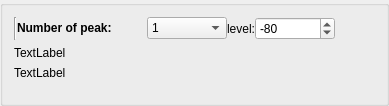
        <widget class="QGroupBox" name="grbFFTChart">
         <property name="title">
          <string/>
         </property>
         <layout class="QVBoxLayout" name="verticalLayout_10">
          <item>
           <layout class="QHBoxLayout" name="horizontalLayout_20">
            <property name="spacing">
             <number>0</number>
            </property>
            <property name="sizeConstraint">
             <enum>QLayout::SetDefaultConstraint</enum>
            </property>
            <item>
             <widget class="QFrame" name="frame_2">
              <property name="frameShape">
               <enum>QFrame::VLine</enum>
              </property>
              <property name="frameShadow">
               <enum>QFrame::Sunken</enum>
              </property>
             </widget>
            </item>
            <item alignment="Qt::AlignLeft|Qt::AlignVCenter">
             <widget class="QLabel" name="label_8">
              <property name="minimumSize">
               <size>
                <width>130</width>
                <height>0</height>
               </size>
              </property>
              <property name="font">
               <font>
                <weight>75</weight>
                <bold>true</bold>
               </font>
              </property>
              <property name="text">
               <string>Number of peak:</string>
              </property>
              <property name="margin">
               <number>0</number>
              </property>
             </widget>
            </item>
            <item alignment="Qt::AlignLeft|Qt::AlignVCenter">
             <widget class="QComboBox" name="cmbNumberPeak">
              <property name="sizePolicy">
               <sizepolicy hsizetype="Preferred" vsizetype="Preferred">
                <horstretch>0</horstretch>
                <verstretch>0</verstretch>
               </sizepolicy>
              </property>
              <property name="minimumSize">
               <size>
                <width>80</width>
                <height>0</height>
               </size>
              </property>
              <property name="currentIndex">
               <number>1</number>
              </property>
              <property name="sizeAdjustPolicy">
               <enum>QComboBox::AdjustToContents</enum>
              </property>
              <item>
               <property name="text">
                <string>0</string>
               </property>
              </item>
              <item>
               <property name="text">
                <string>1</string>
               </property>
              </item>
              <item>
               <property name="text">
                <string>2</string>
               </property>
              </item>
              <item>
               <property name="text">
                <string>3</string>
               </property>
              </item>
              <item>
               <property name="text">
                <string>4</string>
               </property>
              </item>
              <item>
               <property name="text">
                <string>5</string>
               </property>
              </item>
             </widget>
            </item>
            <item>
             <widget class="QLabel" name="label_9">
              <property name="styleSheet">
               <string notr="true"/>
              </property>
              <property name="text">
               <string>level:</string>
              </property>
             </widget>
            </item>
            <item>
             <widget class="QSpinBox" name="spnLevelFFTChart">
              <property name="minimumSize">
               <size>
                <width>80</width>
                <height>0</height>
               </size>
              </property>
              <property name="prefix">
               <string comment="-"/>
              </property>
              <property name="minimum">
               <number>-90</number>
              </property>
              <property name="maximum">
               <number>0</number>
              </property>
              <property name="value">
               <number>-80</number>
              </property>
             </widget>
            </item>
            <item>
             <spacer name="horizontalSpacer_5">
              <property name="orientation">
               <enum>Qt::Horizontal</enum>
              </property>
              <property name="sizeHint" stdset="0">
               <size>
                <width>40</width>
                <height>20</height>
               </size>
              </property>
             </spacer>
            </item>
           </layout>
          </item>
          <item>
           <widget class="QLabel" name="label_12">
            <property name="text">
             <string>TextLabel</string>
            </property>
           </widget>
          </item>
          <item>
           <widget class="QLabel" name="label_13">
            <property name="text">
             <string>TextLabel</string>
            </property>
           </widget>
          </item>
          <item>
           <widget class="QCustomPlot" name="fftChart" native="true">
            <property name="sizePolicy">
             <sizepolicy hsizetype="Expanding" vsizetype="Expanding">
              <horstretch>0</horstretch>
              <verstretch>0</verstretch>
             </sizepolicy>
            </property>
            <property name="minimumSize">
             <size>
              <width>0</width>
              <height>0</height>
             </size>
            </property>
            <property name="styleSheet">
             <string notr="true"/>
            </property>
           </widget>
          </item>
          <item>
           <widget class="QWidget" name="wdgWaterFall" native="true">
            <property name="sizePolicy">
             <sizepolicy hsizetype="Expanding" vsizetype="Expanding">
              <horstretch>0</horstretch>
              <verstretch>0</verstretch>
             </sizepolicy>
            </property>
           </widget>
          </item>
         </layout>
        </widget>
